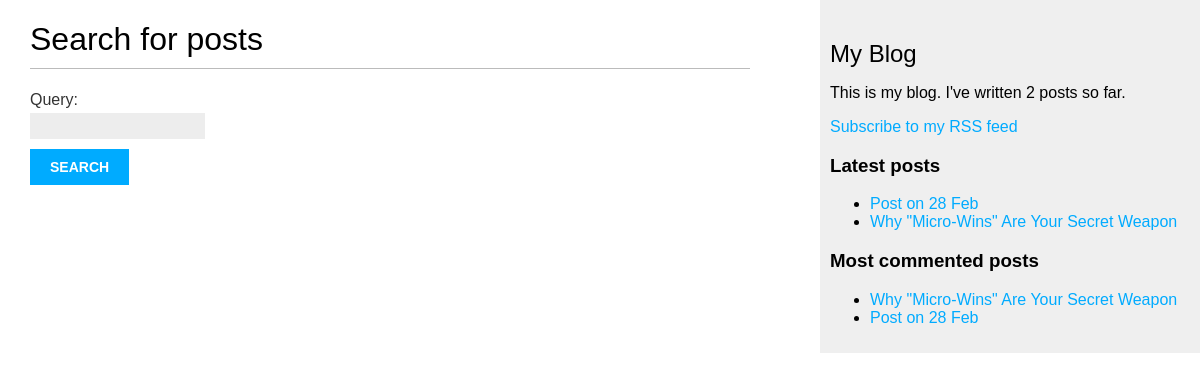
Page /blog/search/ on the earlier database version.
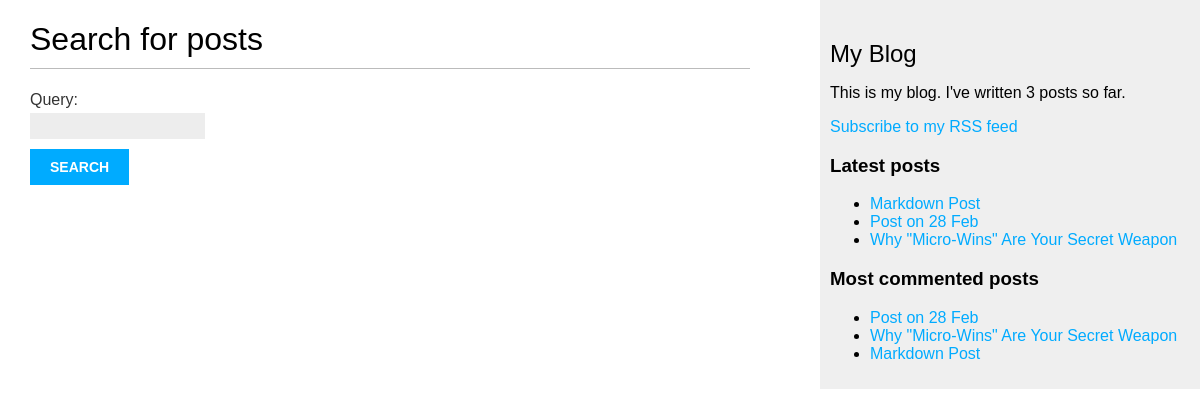
Same page on the later database version.
### blog/models.py (models this page shows, shortened)
class Post(models.Model):
    tags = TaggableManager()
    class Status(models.TextChoices):
        DRAFT = 'DF', 'Draft'
        PUBLISHED = 'PB', 'Published'
    title = models.CharField(max_length=250)
    slug = models.SlugField(max_length=250,unique_for_date='publish') #Only numbers n symbols excluding spaces
    body = models.TextField()
    author = models.ForeignKey(
        settings.AUTH_USER_MODEL,
        on_delete = models.CASCADE,#if Author is deleted works will also delete
        related_name='blog_posts'
    )
    publish = models.DateTimeField(default=timezone.now)
    created = models.DateTimeField(auto_now_add=True)
    updated = models.DateTimeField(auto_now=True)
    status = models.CharField(
        max_length=2,
        choices=Status,
        default=Status.DRAFT,
    )
    objects = models.Manager() # Default manager for Django
    published = PublishedManager() #Our custom manager
    class Meta:
        ordering = ['-publish']
        indexes = [
            models.Index(fields=['-publish']),
        ]
    def get_absolute_url(self):
        return reverse(
            'blog:post_detail',
            args=[
                self.publish.year,
                self.publish.month,
                self.publish.day,
                self.slug,
            ])

### blog/views.py (the view, shortened to what this page needs)
# urls.py: path('search/', views.post_search, name='post_search'),
def post_search(request):
    form = SearchForm()
    query = None
    results = []
    return render(
        request,
        'blog/post/search.html',
        {
            'form': form,
            'query': query,
            'results': results
        }
    )

### blog/forms.py
class SearchForm(forms.Form):
    query = forms.CharField()

### blog/models.py (called while the page is built)
    def get_queryset(self):
        return(
            super().get_queryset().filter(status=Post.Status.PUBLISHED)
        )

### blog/templatetags/blog_tags.py (called while the page is built)
@register.simple_tag
def total_posts():
    return Post.published.count()

@register.inclusion_tag('blog/post/latest_posts.html')
def show_latest_posts(count=5):
    latest_posts = Post.published.order_by('-publish')[:count]
    return {'latest_posts': latest_posts}

@register.simple_tag
def get_most_commented_posts(count=5):
    return Post.published.annotate(
        total_comments=Count('comments')
    ).order_by('-total_comments')[:count]

### blog/templates/blog/post/search.html (shortened to what this page needs)
{% extends "blog/base.html" %}
{% load blog_tags %}
{% block content %}
 {% if query %}
 <h1>Posts containing "{{ query }}"</h1>
 <h3>
 {% with results.count as total_results %}
 Found {{ total_results }} result{{ total_results|pluralize }}
 {% endwith %}
 </h3>
 {% for post in results %}
 <h4>
 <a href="{{ post.get_absolute_url }}">
 {{ post.title }}
 </a>
 </h4>
 {{ post.body|markdown|truncatewords_html:12 }}
 {% empty %}
 <p>There are no results for your query.</p>
 {% endfor %}
 <p><a href="{% url "blog:post_search" %}">Search again</a></p>
 {% else %}
 <h1>Search for posts</h1>
 <form method="get">
 {{ form.as_p }}
 <input type="submit" value="Search">
 </form>
 {% endif %}
{% endblock %}

### blog/templates/blog/base.html (shortened to what this page needs)
{% load blog_tags %}
{% load static %}
<!DOCTYPE html>
<html lang="en">
<head>
    <link href="{% static "blog/css/blog.css" %}" rel="stylesheet">
</head>
<body>
    <div id="content">
        {% block content %}
        {% endblock %}
    </div>
    <div id="sidebar">
        <h2>My Blog</h2>
        <p>
            This is my blog.
            I've written {% total_posts %} posts so far.
        </p>
    <p>
        <a href="{% url "blog:post_feed" %}">
            Subscribe to my RSS feed
        </a>
    </p>
            <h3>Latest posts</h3>
        {% show_latest_posts 3 %}
        <h3>Most commented posts</h3>
    {% get_most_commented_posts as most_commented_posts %}
<ul>
      {% for post in most_commented_posts %}
<li>
<a href="{{ post.get_absolute_url }}">{{ post.title }}</a>
</li>
      {% endfor %}
</ul>
    </div>
</body>
</html>

### blog/templates/blog/post/latest_posts.html
<ul>
  {% for post in latest_posts %}
    <li>
      <a href="{{ post.get_absolute_url }}">{{ post.title }}</a>
    </li>
  {% endfor %}
</ul>

Differences in the rows shown:
added Post: title "Markdown Post"
changed Post "Post on 28 Feb": moves up the list
Other differences:
text no longer shown: "2"
text now shown: "3"
